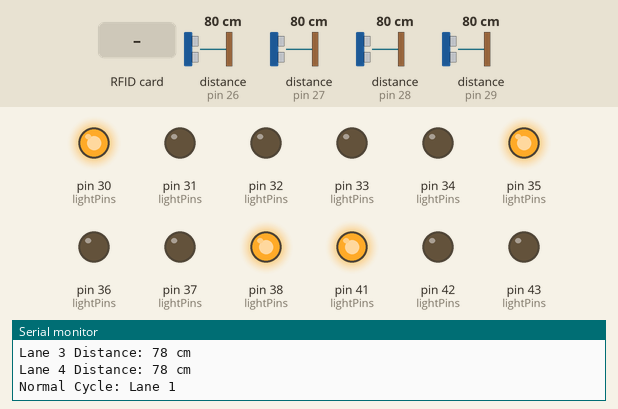
A sketch run on a simulated Arduino Mega 2560, built with avr-gcc and run on an emulated ATmega2560. On the bench: output pins drawn as LEDs (lit = HIGH), the last lines printed to the serial monitor. Wiring (inferred from the names in the program): 4 × ultrasonic range finder: trigger pin 22, echo pin 26 / trigger pin 23, echo pin 27 / trigger pin 24, echo pin 28 / trigger pin 25, echo pin 29. The test bench sets the inputs (shaded band); at power-on: distance to the obstacle (sensors on pin 26, pin 27, pin 28, pin 29) 80 cm. The echo pulse lasts 58.3 µs per cm; pins used as bus, display or sensor lines are not drawn.

Above: at 1.2 s.
1.3 s: distance to the obstacle (sensor on pin 26) set to 2 cm
At 5.4 s:
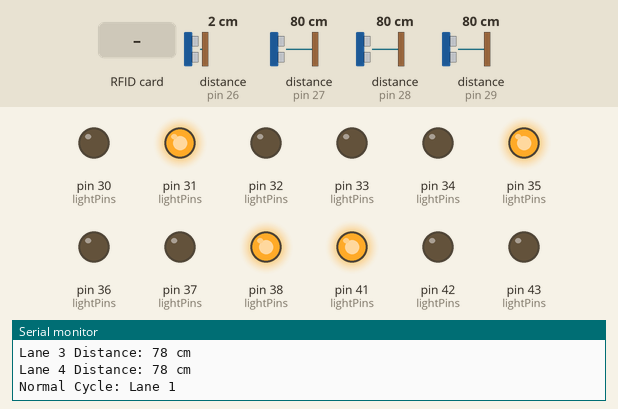
14.9 s: RFID card 9D A7 9F 3C held to the reader
At 22.5 s:
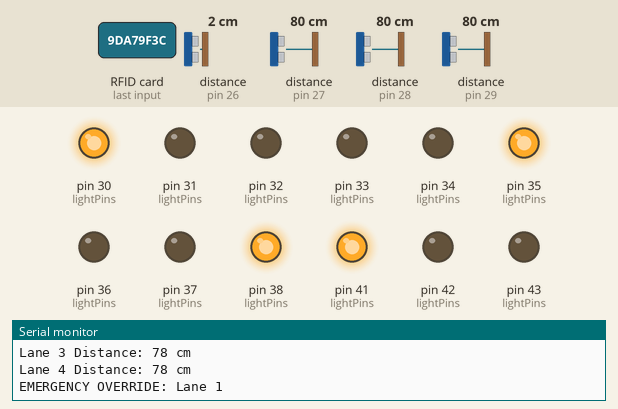
22.8 s: distance to the obstacle (sensor on pin 27) set to 22 cm
36.4 s: distance to the obstacle (sensor on pin 27) set to 19 cm
42.8 s: RFID card F4 FE C8 AF held to the reader
At 44.9 s:
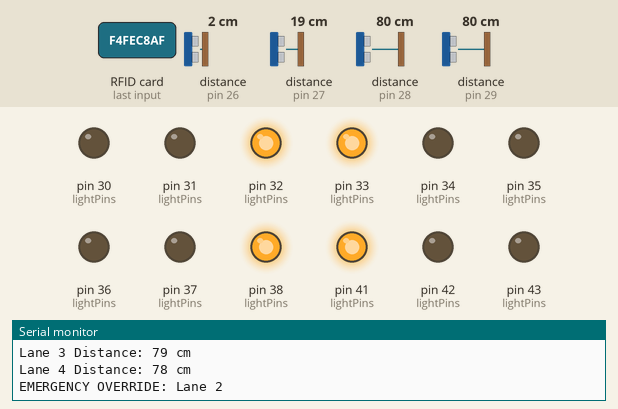
Timing chart, 0 to 46.4 s (numbered marks = the images above; inputs shaded):
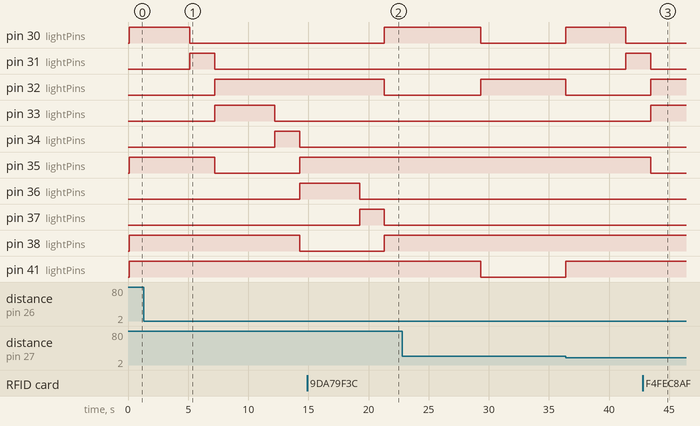

Measured:
- after the input at 14.9 s, pin 30 (lightPins): LOW → HIGH after 6.4 s; pin 32 (lightPins): HIGH → LOW after 6.4 s; pin 41 (lightPins): stays HIGH (without the input it goes to LOW after 6.4 s); pin 42 (lightPins): stays LOW (without the input it goes to HIGH after 6.4 s)
- after the input at 42.8 s, pin 33 (lightPins): goes on until 43.5 s, then stays HIGH; pin 34 (lightPins): stays LOW (without the input it goes to HIGH after 5.7 s)

The sketch:

Smart-Traffic-Control-Arduino.ino
```cpp
#include <SPI.h>
#include <MFRC522.h>

#define RST_PIN 5
#define SS_PIN 53
MFRC522 rfid(SS_PIN, RST_PIN);

#define NUM_LANES 4
const int trigPins[NUM_LANES] = {22, 23, 24, 25};
const int echoPins[NUM_LANES] = {26, 27, 28, 29};
const int lightPins[NUM_LANES][3] = {
  {30, 31, 32},  // Lane 1: Green, Yellow, Red
  {33, 34, 35},
  {36, 37, 38},
  {42, 43, 41}
};

const String rfidUIDs[NUM_LANES] = {
  "9DA79F3C", // Lane 1
  "F4FEC8AF", // Lane 2
  "E74EF8B4", // Lane 3
  "056BC001"  // Lane 4
};

const int greenTime = 5000;
const int yellowTime = 2000;
const int emergencyTime = 8000;
const int vehicleThreshold = 20;

int currentLane = 0;
bool inEmergency = false;
bool vehicleDetected[NUM_LANES] = {false, false, false, false};  // To track vehicle detection state
bool rfidVerified[NUM_LANES] = {false, false, false, false};    // To track RFID verification

void setup() {
  Serial.begin(9600);
  SPI.begin();
  rfid.PCD_Init();

  for (int i = 0; i < NUM_LANES; i++) {
    pinMode(trigPins[i], OUTPUT);
    pinMode(echoPins[i], INPUT);
    for (int j = 0; j < 3; j++) {
      pinMode(lightPins[i][j], OUTPUT);
    }
  }
  Serial.println("System Ready");
}

long getDistanceCM(int trigPin, int echoPin) {
  digitalWrite(trigPin, LOW);
  delayMicroseconds(2);
  digitalWrite(trigPin, HIGH);
  delayMicroseconds(10);
  digitalWrite(trigPin, LOW);
  long duration = pulseIn(echoPin, HIGH, 25000);
  return duration * 0.034 / 2;
}

bool isVehiclePresent(int lane) {
  long d = getDistanceCM(trigPins[lane], echoPins[lane]);
  return (d > 0 && d < vehicleThreshold);
}

String getScannedUID() {
  if (!rfid.PICC_IsNewCardPresent() || !rfid.PICC_ReadCardSerial()) {
    return "";
  }
  String uid = "";
  for (byte i = 0; i < rfid.uid.size; i++) {
    if (rfid.uid.uidByte[i] < 0x10) uid += "0";
    uid += String(rfid.uid.uidByte[i], HEX);
  }
  uid.toUpperCase();
  rfid.PICC_HaltA();
  rfid.PCD_StopCrypto1();
  return uid;
}

void setAllRed() {
  for (int i = 0; i < NUM_LANES; i++) {
    digitalWrite(lightPins[i][0], LOW);
    digitalWrite(lightPins[i][1], LOW);
    digitalWrite(lightPins[i][2], HIGH);
  }
}

void setLaneGreen(int lane) {
  setAllRed();
  digitalWrite(lightPins[lane][0], HIGH);
  digitalWrite(lightPins[lane][2], LOW);
}

void setLaneYellow(int lane) {
  setAllRed();
  digitalWrite(lightPins[lane][1], HIGH);
  digitalWrite(lightPins[lane][2], LOW);
}

void loop() {
  // Print distances from each sensor
  for (int i = 0; i < NUM_LANES; i++) {
    long dist = getDistanceCM(trigPins[i], echoPins[i]);
    Serial.print("Lane ");
    Serial.print(i + 1);
    Serial.print(" Distance: ");
    Serial.print(dist);
    Serial.println(" cm");

    // Vehicle detection
    if (dist < vehicleThreshold && !vehicleDetected[i]) {
      vehicleDetected[i] = true;
      Serial.print("Vehicle detected in Lane ");
      Serial.println(i + 1);
      rfidVerified[i] = false;  // Reset RFID status for this lane
    } else if (dist >= vehicleThreshold && vehicleDetected[i]) {
      vehicleDetected[i] = false;
      rfidVerified[i] = false;  // Reset RFID status when no vehicle is present
    }
  }

  // Check for RFID tag only if vehicle is detected in a lane
  if (!inEmergency) {
    String uid = getScannedUID();
    for (int i = 0; i < NUM_LANES; i++) {
      if (vehicleDetected[i] && !rfidVerified[i] && uid == rfidUIDs[i]) {
        Serial.print("EMERGENCY OVERRIDE: Lane ");
        Serial.println(i + 1);
        rfidVerified[i] = true;  // Mark RFID verified
        inEmergency = true;
        setLaneGreen(i);
        delay(emergencyTime);
        inEmergency = false;
        break;
      }
    }
  }

  // Normal round-robin cycle
  if (!inEmergency) {
    Serial.print("Normal Cycle: Lane ");
    Serial.println(currentLane + 1);
    setLaneGreen(currentLane);
    delay(greenTime);

    setLaneYellow(currentLane);
    delay(yellowTime);

    currentLane = (currentLane + 1) % NUM_LANES;
  }
}
```
